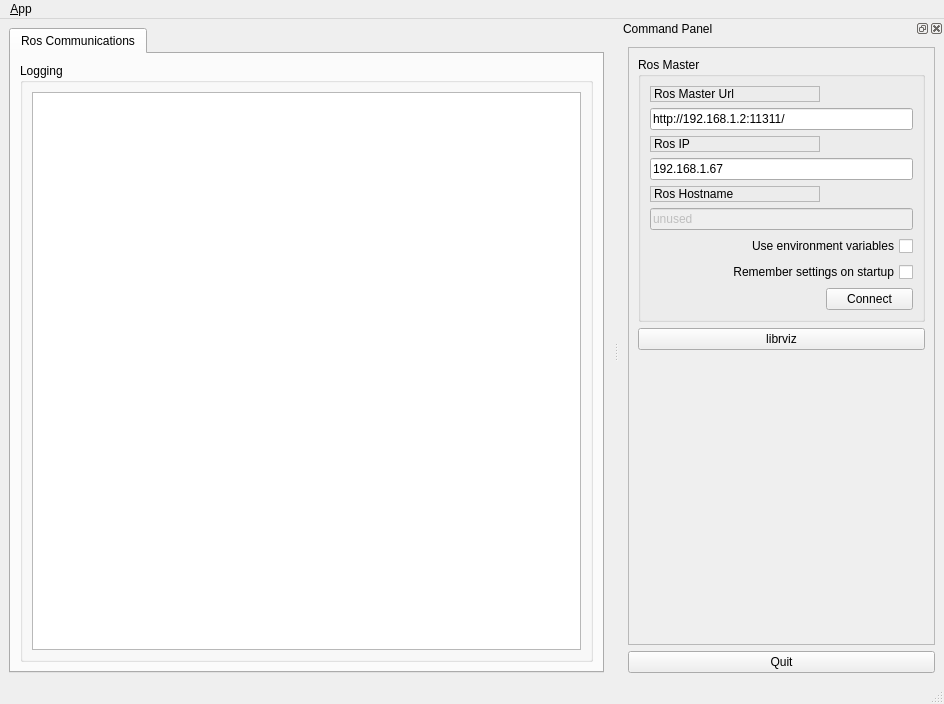
<?xml version="1.0" encoding="UTF-8"?>
<ui version="4.0">
 <class>MainWindowDesign</class>
 <widget class="QMainWindow" name="MainWindowDesign">
  <property name="geometry">
   <rect>
    <x>0</x>
    <y>0</y>
    <width>944</width>
    <height>704</height>
   </rect>
  </property>
  <property name="windowTitle">
   <string>QRosApp</string>
  </property>
  <property name="windowIcon">
   <iconset resource="../resources/images.qrc">
    <normaloff>:/images/icon.png</normaloff>:/images/icon.png</iconset>
  </property>
  <property name="locale">
   <locale language="English" country="Australia"/>
  </property>
  <widget class="QWidget" name="centralwidget">
   <layout class="QHBoxLayout">
    <item>
     <widget class="QTabWidget" name="tab_manager">
      <property name="minimumSize">
       <size>
        <width>100</width>
        <height>0</height>
       </size>
      </property>
      <property name="locale">
       <locale language="English" country="Australia"/>
      </property>
      <property name="currentIndex">
       <number>0</number>
      </property>
      <widget class="QWidget" name="tab_status">
       <attribute name="title">
        <string>Ros Communications</string>
       </attribute>
       <layout class="QVBoxLayout" name="verticalLayout_2">
        <item>
         <widget class="QGroupBox" name="groupBox_12">
          <property name="sizePolicy">
           <sizepolicy hsizetype="MinimumExpanding" vsizetype="Preferred">
            <horstretch>0</horstretch>
            <verstretch>0</verstretch>
           </sizepolicy>
          </property>
          <property name="title">
           <string>Logging</string>
          </property>
          <layout class="QGridLayout" name="gridLayout_3">
           <item row="0" column="0">
            <widget class="QListView" name="view_logging"/>
           </item>
          </layout>
         </widget>
        </item>
       </layout>
      </widget>
     </widget>
    </item>
   </layout>
  </widget>
  <widget class="QMenuBar" name="menubar">
   <property name="geometry">
    <rect>
     <x>0</x>
     <y>0</y>
     <width>944</width>
     <height>19</height>
    </rect>
   </property>
   <widget class="QMenu" name="menu_File">
    <property name="title">
     <string>&amp;App</string>
    </property>
    <addaction name="action_Preferences"/>
    <addaction name="separator"/>
    <addaction name="actionAbout"/>
    <addaction name="actionAbout_Qt"/>
    <addaction name="separator"/>
    <addaction name="action_Quit"/>
   </widget>
   <addaction name="menu_File"/>
  </widget>
  <widget class="QStatusBar" name="statusbar"/>
  <widget class="QDockWidget" name="dock_status">
   <property name="sizePolicy">
    <sizepolicy hsizetype="Minimum" vsizetype="Preferred">
     <horstretch>0</horstretch>
     <verstretch>0</verstretch>
    </sizepolicy>
   </property>
   <property name="minimumSize">
    <size>
     <width>325</width>
     <height>384</height>
    </size>
   </property>
   <property name="allowedAreas">
    <set>Qt::RightDockWidgetArea</set>
   </property>
   <property name="windowTitle">
    <string>Command Panel</string>
   </property>
   <attribute name="dockWidgetArea">
    <number>2</number>
   </attribute>
   <widget class="QWidget" name="dockWidgetContents_2">
    <layout class="QVBoxLayout" name="verticalLayout">
     <item>
      <widget class="QFrame" name="frame">
       <property name="sizePolicy">
        <sizepolicy hsizetype="Minimum" vsizetype="Preferred">
         <horstretch>0</horstretch>
         <verstretch>0</verstretch>
        </sizepolicy>
       </property>
       <property name="frameShape">
        <enum>QFrame::StyledPanel</enum>
       </property>
       <property name="frameShadow">
        <enum>QFrame::Raised</enum>
       </property>
       <layout class="QVBoxLayout" name="verticalLayout_3">
        <item>
         <widget class="QGroupBox" name="groupBox">
          <property name="title">
           <string>Ros Master</string>
          </property>
          <layout class="QGridLayout" name="gridLayout">
           <item row="0" column="0">
            <widget class="QLabel" name="label">
             <property name="frameShape">
              <enum>QFrame::StyledPanel</enum>
             </property>
             <property name="frameShadow">
              <enum>QFrame::Raised</enum>
             </property>
             <property name="text">
              <string>Ros Master Url</string>
             </property>
            </widget>
           </item>
           <item row="1" column="0" colspan="2">
            <widget class="QLineEdit" name="line_edit_master">
             <property name="text">
              <string>http://192.168.1.2:11311/</string>
             </property>
            </widget>
           </item>
           <item row="2" column="0">
            <widget class="QLabel" name="label_2">
             <property name="frameShape">
              <enum>QFrame::StyledPanel</enum>
             </property>
             <property name="frameShadow">
              <enum>QFrame::Raised</enum>
             </property>
             <property name="text">
              <string>Ros IP</string>
             </property>
            </widget>
           </item>
           <item row="3" column="0" colspan="2">
            <widget class="QLineEdit" name="line_edit_host">
             <property name="text">
              <string>192.168.1.67</string>
             </property>
            </widget>
           </item>
           <item row="4" column="0">
            <widget class="QLabel" name="label_3">
             <property name="frameShape">
              <enum>QFrame::StyledPanel</enum>
             </property>
             <property name="frameShadow">
              <enum>QFrame::Raised</enum>
             </property>
             <property name="text">
              <string>Ros Hostname</string>
             </property>
            </widget>
           </item>
           <item row="5" column="0" colspan="2">
            <widget class="QLineEdit" name="line_edit_topic">
             <property name="enabled">
              <bool>false</bool>
             </property>
             <property name="text">
              <string>unused</string>
             </property>
            </widget>
           </item>
           <item row="6" column="0" colspan="2">
            <widget class="QCheckBox" name="checkbox_use_environment">
             <property name="layoutDirection">
              <enum>Qt::RightToLeft</enum>
             </property>
             <property name="text">
              <string>Use environment variables</string>
             </property>
            </widget>
           </item>
           <item row="7" column="0" colspan="2">
            <widget class="QCheckBox" name="checkbox_remember_settings">
             <property name="layoutDirection">
              <enum>Qt::RightToLeft</enum>
             </property>
             <property name="text">
              <string>Remember settings on startup</string>
             </property>
            </widget>
           </item>
           <item row="8" column="0">
            <spacer name="horizontalSpacer">
             <property name="orientation">
              <enum>Qt::Horizontal</enum>
             </property>
             <property name="sizeHint" stdset="0">
              <size>
               <width>170</width>
               <height>21</height>
              </size>
             </property>
            </spacer>
           </item>
           <item row="8" column="1">
            <widget class="QPushButton" name="button_connect">
             <property name="enabled">
              <bool>true</bool>
             </property>
             <property name="sizePolicy">
              <sizepolicy hsizetype="MinimumExpanding" vsizetype="Fixed">
               <horstretch>0</horstretch>
               <verstretch>0</verstretch>
              </sizepolicy>
             </property>
             <property name="toolTip">
              <string>Set the target to the current joint trajectory state.</string>
             </property>
             <property name="statusTip">
              <string>Clear all waypoints and set the target to the current joint trajectory state.</string>
             </property>
             <property name="text">
              <string>Connect</string>
             </property>
            </widget>
           </item>
          </layout>
         </widget>
        </item>
        <item>
         <widget class="QPushButton" name="pushButton">
          <property name="text">
           <string>librviz</string>
          </property>
         </widget>
        </item>
        <item>
         <spacer name="verticalSpacer_3">
          <property name="orientation">
           <enum>Qt::Vertical</enum>
          </property>
          <property name="sizeHint" stdset="0">
           <size>
            <width>20</width>
            <height>233</height>
           </size>
          </property>
         </spacer>
        </item>
       </layout>
      </widget>
     </item>
     <item>
      <widget class="QPushButton" name="quit_button">
       <property name="sizePolicy">
        <sizepolicy hsizetype="MinimumExpanding" vsizetype="Fixed">
         <horstretch>0</horstretch>
         <verstretch>0</verstretch>
        </sizepolicy>
       </property>
       <property name="text">
        <string>Quit</string>
       </property>
      </widget>
     </item>
    </layout>
   </widget>
  </widget>
  <action name="action_Quit">
   <property name="text">
    <string>&amp;Quit</string>
   </property>
   <property name="shortcut">
    <string>Ctrl+Q</string>
   </property>
   <property name="shortcutContext">
    <enum>Qt::ApplicationShortcut</enum>
   </property>
  </action>
  <action name="action_Preferences">
   <property name="text">
    <string>&amp;Preferences</string>
   </property>
  </action>
  <action name="actionAbout">
   <property name="text">
    <string>&amp;About</string>
   </property>
  </action>
  <action name="actionAbout_Qt">
   <property name="text">
    <string>About &amp;Qt</string>
   </property>
  </action>
 </widget>
 <resources>
  <include location="../resources/images.qrc"/>
 </resources>
 <connections>
  <connection>
   <sender>action_Quit</sender>
   <signal>triggered()</signal>
   <receiver>MainWindowDesign</receiver>
   <slot>close()</slot>
   <hints>
    <hint type="sourcelabel">
     <x>-1</x>
     <y>-1</y>
    </hint>
    <hint type="destinationlabel">
     <x>399</x>
     <y>299</y>
    </hint>
   </hints>
  </connection>
  <connection>
   <sender>quit_button</sender>
   <signal>clicked()</signal>
   <receiver>MainWindowDesign</receiver>
   <slot>close()</slot>
   <hints>
    <hint type="sourcelabel">
     <x>859</x>
     <y>552</y>
    </hint>
    <hint type="destinationlabel">
     <x>469</x>
     <y>299</y>
    </hint>
   </hints>
  </connection>
 </connections>
</ui>
